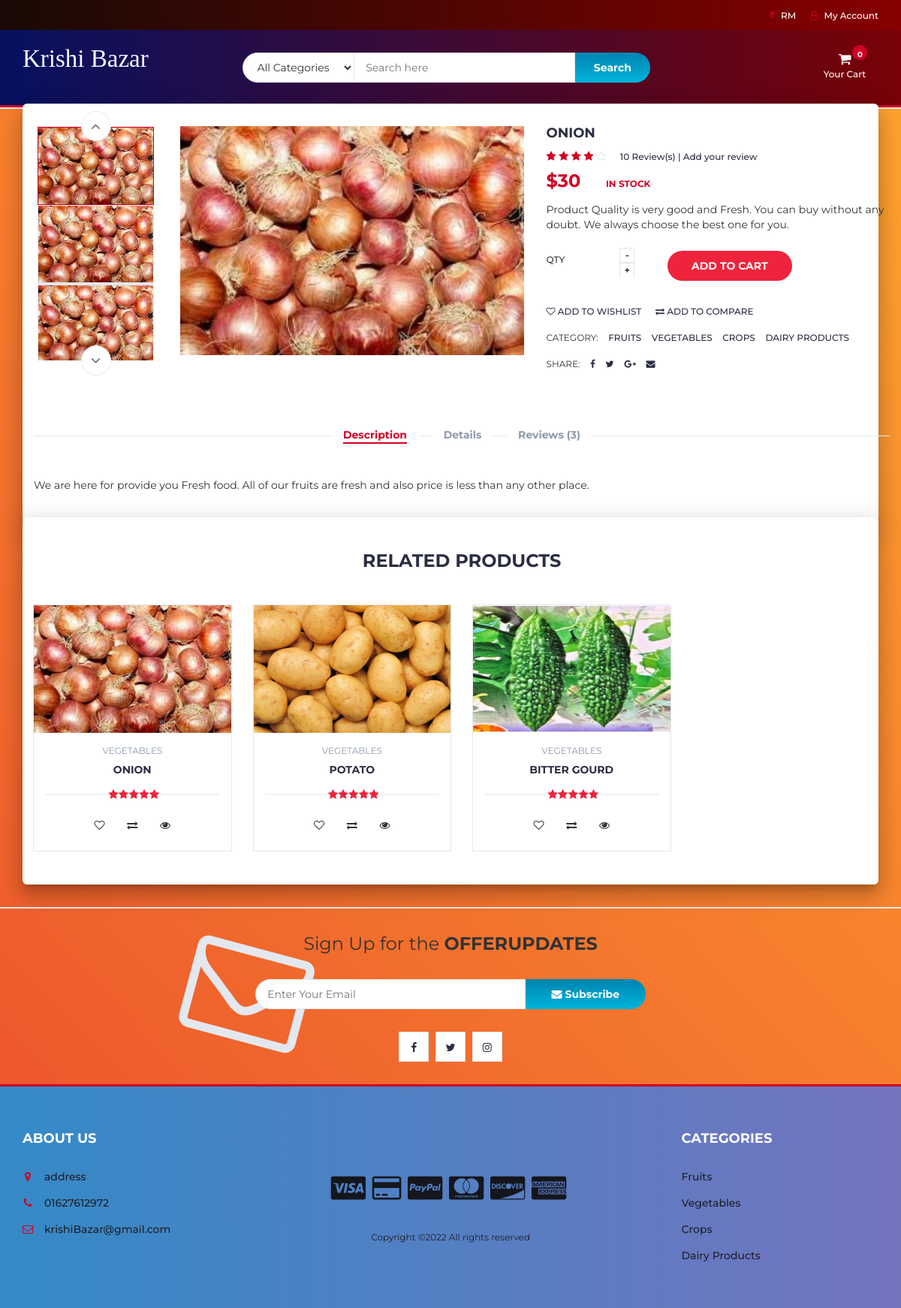
The page /product.php?p=24 on the database as committed earlier.
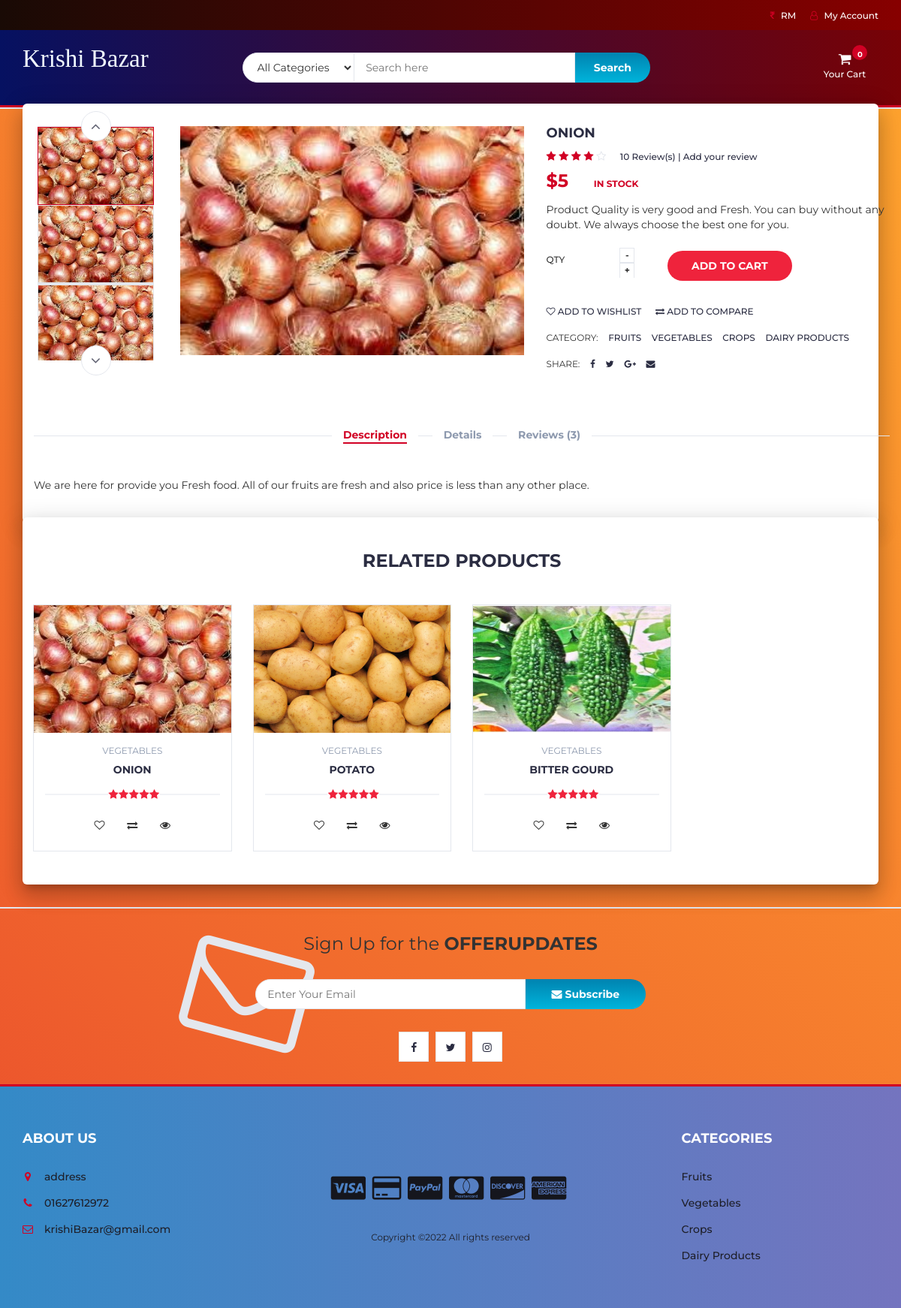
The same page on the database as committed later.
### tables this page shows
CREATE TABLE `products` (
  `product_id` int(100) NOT NULL,
  `product_owner` int(11) DEFAULT 32,
  `product_cat` int(100) NOT NULL,
  `product_brand` int(100) NOT NULL,
  `product_title` varchar(255) NOT NULL,
  `product_price` int(100) NOT NULL,
  `product_stock` int(11) NOT NULL DEFAULT 0,
  `product_desc` text NOT NULL,
  `product_image` text NOT NULL,
  `product_keywords` text NOT NULL
);

CREATE TABLE `categories` (
  `cat_id` int(100) NOT NULL,
  `cat_title` text NOT NULL
);

### product.php (the view, shortened to what this page needs)
<?php
include "header.php";
?>
		<div class="section main main-raised">
			<div class="container">
				<div class="row">
					<?php
								include 'db.php';
								$product_id = $_GET['p'];
								$sql = " SELECT * FROM products WHERE product_id = $product_id";
								$result = mysqli_query($con, $sql);
								if (mysqli_num_rows($result) > 0)
								{
									while($row = mysqli_fetch_assoc($result))
									{
									echo '
                                <div class="col-md-5 col-md-push-2">
                                <div id="product-main-img">
                                    <div class="product-preview">
                                        <img src="product_images/'.$row['product_image'].'" alt="">
                                    </div>
                                    <div class="product-preview">
                                        <img src="product_images/'.$row['product_image'].'" alt="">
                                    </div>
                                    <div class="product-preview">
                                        <img src="product_images/'.$row['product_image'].'" alt="">
                                    </div>
                                    <div class="product-preview">
                                        <img src="product_images/'.$row['product_image'].'" alt="">
                                    </div>
                                </div>
                            </div>
                                <div class="col-md-2  col-md-pull-5">
                                <div id="product-imgs">
                                    <div class="product-preview">
                                        <img src="product_images/'.$row['product_image'].'" alt="">
                                    </div>
                                    <div class="product-preview">
                                        <img src="product_images/'.$row['product_image'].'" alt="">
                                    </div>
                                    <div class="product-preview">
                                        <img src="product_images/'.$row['product_image'].'g" alt="">
                                    </div>
                                    <div class="product-preview">
                                        <img src="product_images/'.$row['product_image'].'" alt="">
                                    </div>
                                </div>
                            </div>
									';
									?>
									<?php
									echo '
                    <div class="col-md-5">
						<div class="product-details">
							<h2 class="product-name">'.$row['product_title'].'</h2>
							<div>
								<div class="product-rating">
									<i class="fa fa-star"></i>
									<i class="fa fa-star"></i>
									<i class="fa fa-star"></i>
									<i class="fa fa-star"></i>
									<i class="fa fa-star-o"></i>
								</div>
								<a class="review-link" href="#review-form">10 Review(s) | Add your review</a>
							</div>
							<div>
						        <h3 class="product-price">$'.$row['product_price'].'<del class="product-old-price"></del></h3>
								<span class="product-available">In Stock</span>
							</div>
							<p>Product Quality is very good and Fresh. You can buy without any doubt. We always choose the best one for you.</p>
							<div class="add-to-cart">
								<div class="qty-label">
									Qty
									<div class="input-number">
										<span class="qty-up">+</span>
										<span class="qty-down">-</span>
									</div>
								</div>
								<div class="btn-group" style="margin-left: 25px; margin-top: 15px">
								<button class="add-to-cart-btn" pid="'.$row['product_id'].'"  id="product" ><i class="fa fa-shopping-cart"></i> add to cart</button>
                                </div>
							</div>
							<ul class="product-btns">
								<li><a href="#"><i class="fa fa-heart-o"></i> add to wishlist</a></li>
								<li><a href="#"><i class="fa fa-exchange"></i> add to compare</a></li>
							</ul>
							<ul class="product-links">
								<li>Category:</li>
								<li><a href="#">Fruits</a></li>
								<li><a href="#">Vegetables</a></li>
								<li><a href="#">Crops</a></li>
								<li><a href="#">Dairy Products</a></li>
							</ul>
							<ul class="product-links">
								<li>Share:</li>
								<li><a href="#"><i class="fa fa-facebook"></i></a></li>
								<li><a href="#"><i class="fa fa-twitter"></i></a></li>
								<li><a href="#"><i class="fa fa-google-plus"></i></a></li>
								<li><a href="#"><i class="fa fa-envelope"></i></a></li>
							</ul>
						</div>
					</div>
					<div class="col-md-12">
						<div id="product-tab">
							<ul class="tab-nav">
								<li class="active"><a data-toggle="tab" href="#tab1">Description</a></li>
								<li><a data-toggle="tab" href="#tab2">Details</a></li>
								<li><a data-toggle="tab" href="#tab3">Reviews (3)</a></li>
							</ul>
							<div class="tab-content">
								<div id="tab1" class="tab-pane fade in active">
									<div class="row">
										<div class="col-md-12">
											<p>We are here for provide you Fresh food. All of our fruits are fresh and also price is less than any other place.</p>
										</div>
									</div>
								</div>
							</div>
						</div>
					</div>
				</div>
			</div>
		</div>
		<div class="section main main-raised">
			<div class="container">
				<div class="row">
					<div class="col-md-12">
						<div class="section-title text-center">
							<h3 class="title">Related Products</h3>
						</div>
					</div>
                    ';
									}
								}
								?>
								<?php
                    include 'db.php';
								$product_id = $_GET['p'];
					$product_query = "SELECT * FROM products,categories WHERE product_cat=cat_id AND product_id BETWEEN $product_id AND $product_id+3";
                $run_query = mysqli_query($con,$product_query);
                if(mysqli_num_rows($run_query) > 0){
                    while($row = mysqli_fetch_array($run_query)){
                        $pro_id    = $row['product_id'];
                        $pro_title = $row['product_title'];
                        $pro_image = $row['product_image'];
                        $cat_name = $row["cat_title"];
                        echo "
                                <div class='col-md-3 col-xs-6'>
								<a href='product.php?p=$pro_id'><div class='product'>
									<div class='product-img'>
										<img src='product_images/$pro_image' style='max-height: 170px;' alt=''>
									</div></a>
									<div class='product-body'>
										<p class='product-category'>$cat_name</p>
										<h3 class='product-name header-cart-item-name'><a href='product.php?p=$pro_id'>$pro_title</a></h3>
										<div class='product-rating'>
											<i class='fa fa-star'></i>
											<i class='fa fa-star'></i>
											<i class='fa fa-star'></i>
											<i class='fa fa-star'></i>
											<i class='fa fa-star'></i>
										</div>
										<div class='product-btns'>
											<button class='add-to-wishlist'><i class='fa fa-heart-o'></i><span class='tooltipp'>add to wishlist</span></button>
											<button class='add-to-compare'><i class='fa fa-exchange'></i><span class='tooltipp'>add to compare</span></button>
											<button class='quick-view'><i class='fa fa-eye'></i><span class='tooltipp'>quick view</span></button>
										</div>
									</div>
									<div class='add-to-cart'>
										<button pid='$pro_id' id='product' class='add-to-cart-btn block2-btn-towishlist' href='#'><i class='fa fa-shopping-cart'></i> add to cart</button>
									</div>
								</div>
                                </div>
			";
		}
}
?>
<?php
include "newslettter.php";
include "footer.php";
?>

### header.php (shortened to what this page needs)
<!DOCTYPE html>
<html lang="en">
	<head>
		<link type="text/css" rel="stylesheet" href="css/bootstrap.min.css"/>
		<link type="text/css" rel="stylesheet" href="css/slick.css"/>
		<link type="text/css" rel="stylesheet" href="css/slick-theme.css"/>
		<link type="text/css" rel="stylesheet" href="css/nouislider.min.css"/>
		<link rel="stylesheet" href="css/font-awesome.min.css">
		<link type="text/css" rel="stylesheet" href="css/style.css"/>
		<link type="text/css" rel="stylesheet" href="css/accountbtn.css"/>
    </head>
	<body>
		<header>
			<div id="top-header">
				<div class="container">
					<ul class="header-links pull-right">
						<li><a href="#"><i class="fa fa-inr"></i> RM </a></li>
						<li><?php
                             include "db.php";
                            if(isset($_SESSION["uid"])){
							$utype = $_SESSION["user_type"];
                                $sql = "SELECT first_name FROM user_info WHERE user_id='$_SESSION[uid]'";
                                $query = mysqli_query($con,$sql);
                                $row=mysqli_fetch_array($query);
                                echo '
                               <div class="dropdownn">';
									switch($utype){
											case 1:
												echo '<a href="admin/index.php" class="dropdownn" data-toggle="modal" data-target="#myModal" >
												<i class="fa fa-user-o"></i> HI '.$row["first_name"].'</a>
												<div class="dropdownn-content">
										<a href="admin/index.php" data-toggle="modal" data-target="admin/index.php">
												<i class="fa fa-user-circle" aria-hidden="true" ></i>My Profile</a>';
											break;
											case 2: echo '<a href="farmer/index.php" class="dropdownn" data-toggle="modal" data-target="#myModal" >
														<i class="fa fa-user-o"></i> HI '.$row["first_name"].'</a>
														<div class="dropdownn-content">
												<a href="farmer/index.php" data-toggle="modal" data-target="farmer/index.php">
														<i class="fa fa-user-circle" aria-hidden="true" ></i>My Profile</a>';
											break;
											case 3: echo '<a href="customer/index.php" class="dropdownn" data-toggle="modal" data-target="#myModal" >
														<i class="fa fa-user-o"></i> HI '.$row["first_name"].'</a>
														<div class="dropdownn-content">
												<a href="customer/index.php" data-toggle="modal" data-target="customer/index.php">
														<i class="fa fa-user-circle" aria-hidden="true" ></i>My Profile</a>';
											break;
											default:
											echo '<a href="#" class="dropdownn" data-toggle="modal" data-target="#myModal" >
													<i class="fa fa-user-o"></i> HI '.$row["first_name"].'</a>
													<div class="dropdownn-content">
											<a href="#" data-toggle="modal" data-target="#profile">
													<i class="fa fa-user-circle" aria-hidden="true" ></i>My Profile</a>';
										}
									echo '<a href="logout.php"  ><i class="fa fa-sign-in" aria-hidden="true"></i>Log out</a>
                                  </div>
                                </div>';
                            }else{
                                echo '
                                <div class="dropdownn">
                                  <a href="#" class="dropdownn" data-toggle="modal" data-target="#myModal" ><i class="fa fa-user-o"></i> My Account</a>
                                  <div class="dropdownn-content">
                                    <a href="" data-toggle="modal" data-target="#Modal_login"><i class="fa fa-sign-in" aria-hidden="true" ></i>Login</a>
                                    <a href="" data-toggle="modal" data-target="#Modal_register"><i class="fa fa-user-plus" aria-hidden="true"></i>Register</a>
                                  </div>
                                </div>';
                            }
                                             ?>
                                </li>
					</ul>
				</div>
			</div>
			<div id="header">
				<div class="container">
					<div class="row">
						<div class="col-md-3">
							<div class="header-logo">
								<a href="#" class="logo">
								<font style="font-style:normal; font-size: 33px;color: aliceblue;font-family: serif">
                                        Krishi Bazar
                                    </font>
								</a>
							</div>
						</div>
						<div class="col-md-6">
							<div class="header-search">
								<form>
									<select class="input-select">
										<option value="0">All Categories</option>
									</select>
									<input class="input" id="search" type="text" placeholder="Search here">
									<button type="submit" id="search_btn" class="search-btn">Search</button>
								</form>
							</div>
						</div>
						<div class="col-md-3 clearfix">
							<div class="header-ctn">
								<div class="dropdown">
									<a class="dropdown-toggle" data-toggle="dropdown" aria-expanded="true">
										<i class="fa fa-shopping-cart"></i>
										<span>Your Cart</span>
										<div class="badge qty">0</div>
									</a>
									</div>
							</div>
						</div>
					</div>
				</div>
			</div>
		</header>

### newslettter.php (shortened to what this page needs)
      <div id="newsletter" class="section">
	<div class="container">
		<div class="row">
			<div class="col-md-12">
				<div class="newsletter">
					<p>Sign Up for the <strong>OFFERUPDATES</strong></p>
					<form id="offer_form" onsubmit="return false">
						<input class="input" type="email" id="email" name="email" placeholder="Enter Your Email">
						<button class="newsletter-btn" value="Sign Up" name="signup_button" type="submit"><i class="fa fa-envelope"></i> Subscribe</button>
					</form>
					<ul class="newsletter-follow">
						<li>
							<a href="#"><i class="fa fa-facebook"></i></a>
						</li>
						<li>
							<a href="#"><i class="fa fa-twitter"></i></a>
						</li>
						<li>
							<a href="#"><i class="fa fa-instagram"></i></a>
						</li>
					</ul>
				</div>
			</div>
		</div>
	</div>
</div>

### footer.php (shortened to what this page needs)
<footer id="footer">
			<div class="section">
				<div class="container">
					<div class="row">
						<div class="col-md-3 col-xs-6">
							<div class="footer">
								<h3 class="footer-title">About Us</h3>
								<ul class="footer-links">
									<li><a href="#"><i class="fa fa-map-marker"></i>address</a></li>
									<li><a href="#"><i class="fa fa-phone"></i>01627612972</a></li>
									<li><a href="#"><i class="fa fa-envelope-o"></i>krishiBazar@gmail.com</a></li>
								</ul>
							</div>
						</div>
						<div class="col-md-6 text-center" style="margin-top:80px;">
							<ul class="footer-payments">
								<li><a href="#"><i class="fa fa-cc-visa"></i></a></li>
								<li><a href="#"><i class="fa fa-credit-card"></i></a></li>
								<li><a href="#"><i class="fa fa-cc-paypal"></i></a></li>
								<li><a href="#"><i class="fa fa-cc-mastercard"></i></a></li>
								<li><a href="#"><i class="fa fa-cc-discover"></i></a></li>
								<li><a href="#"><i class="fa fa-cc-amex"></i></a></li>
							</ul>
							<span class="copyright">
								Copyright &copy;<script>document.write(new Date().getFullYear());</script> All rights reserved
							</span>
						</div>
						<div class="col-md-3 col-xs-6">
							<div class="footer">
								<h3 class="footer-title">Categories</h3>
								<ul class="footer-links">
									<li><a href="#">Fruits</a></li>
									<li><a href="#">Vegetables</a></li>
									<li><a href="#">Crops</a></li>
									<li><a href="#">Dairy Products</a></li>
								</ul>
							</div>
						</div>
					</div>
				</div>
			</div>
		</footer>

### css/accountbtn.css (style rules this page uses)
.dropdownn { position: relative; display: inline-block; }

### header.php (style rules this page uses)
#header { background: #780206; background: -webkit-linear-gradient(to right, #061161, #780206); background: linear-gradient(to right, #061161, #780206); }
#top-header { background: #870000; background: -webkit-linear-gradient(to right, #190A05, #870000); background: linear-gradient(to right, #190A05, #870000); }
#footer { background: #7474BF; background: -webkit-linear-gradient(to right, #348AC7, #7474BF); background: linear-gradient(to right, #348AC7, #7474BF); color: #1E1F29; }
.footer-links li a { color: #1E1F29; }

Rows that differ between the two databases and show on the page:
changed products "ONION": product_price "30" → "5"
